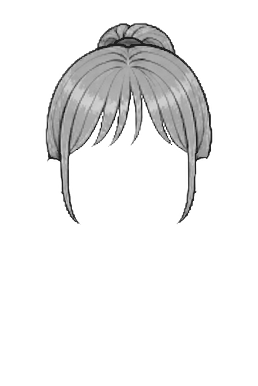
#> input picture av/hair-1-g.png, 258 x 386 px, given in place of hair-0.png, which was not available
$ python hairgray.py
#> lines starting #> are read from the running program, lines starting #| are printed output that depends on the picture
# hair-N.png -> hair-N-g.png: light gray hair (dark outline kept) for CSS color multiply
from PIL import Image
import numpy as np
for i in range(12):  # 12~: 선생님이 그린 머리는 hairuser.py
  a = np.array(Image.open(f'hair-{i}.png')).astype(float) / 255
  l = a[..., :3] @ [.299, .587, .114]
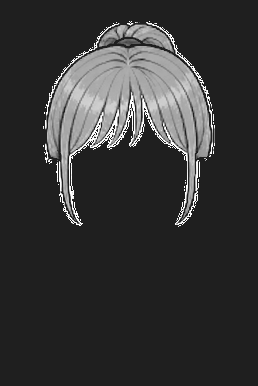
#> l: shape (386, 258) float64; min 0.122, max 1, mean 0.212
  t = np.clip((l - .15) / .4, 0, 1) ** .6
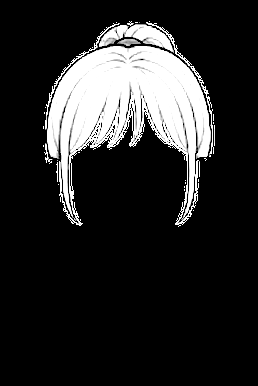
#> t: shape (386, 258) float64; min 0, max 1, mean 0.16
  g = .12 + t * .88
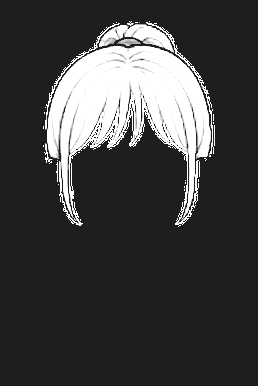
#> g: shape (386, 258) float64; min 0.12, max 1, mean 0.261
  Image.fromarray((np.dstack([g, g, g, a[..., 3]]) * 255).round().astype(np.uint8)).save(f'hair-{i}-g.png', optimize=True)
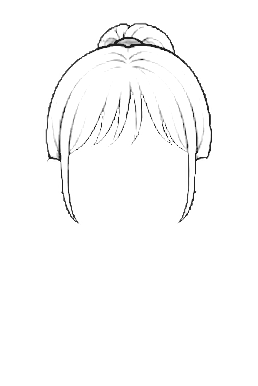
#> saved as hair-0-g.png: PIL image 258x386 RGBA; mean R, G, B, A 66.9, 66.9, 66.9, 41.1; transparent parts drawn white
#> pass 2 of the loop `for i in range(12):`:
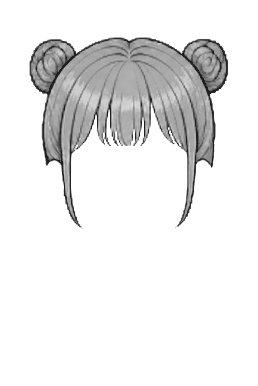
#> input picture av/hair-12-g.png, 258 x 386 px, given in place of hair-1.png, which was not available
#> `g = .12 + t * .88`:
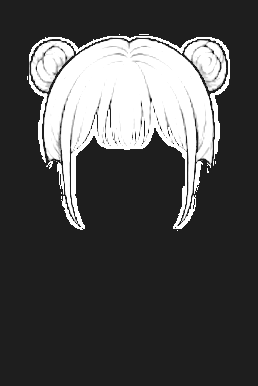
#> g: shape (386, 258) float64; min 0.12, max 1, mean 0.304
#> `Image.fromarray((np.dstack([g, g, g, a[..., 3]]) * 255).round().astype..`:
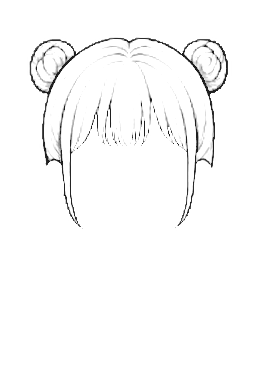
#> saved as hair-1-g.png: PIL image 258x386 RGBA; mean R, G, B, A 77.9, 77.9, 77.9, 52.8; transparent parts drawn white
#> (the run stopped early here; a loop or call above may not have finished)
